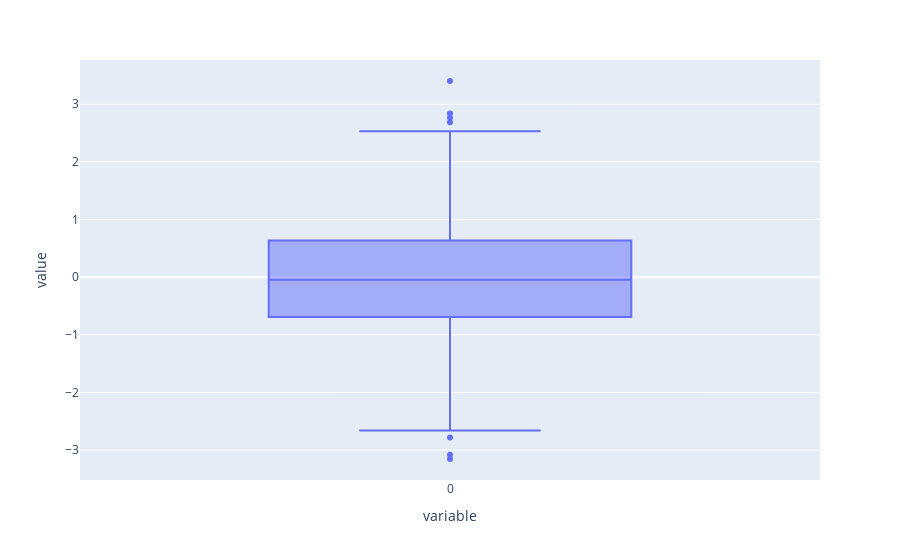

Here is the notebook cell this chart was saved with:
### Code cell
px.box(x)

### Figure 1 — Plotly figure (JSON) as saved in the notebook; plotly's stock layout.template omitted (floating-point values rounded to 4 significant figures; data arrays with more than 128 entries replaced by an {"elided": "..."} marker saying what was removed)
{"data": [{"alignmentgroup": "True", "hovertemplate": "variable=%{x}<br>value=%{y}<extra></extra>", "legendgroup": "", "marker": {"color": "#636efa"}, "name": "", "notched": false, "offsetgroup": "", "orientation": "v", "showlegend": false, "type": "box", "x": {"elided": "1000 str values"}, "x0": " ", "xaxis": "x", "y": {"elided": "1000 float values"}, "y0": " ", "yaxis": "y"}], "layout": {"boxmode": "group", "legend": {"tracegroupgap": 0}, "margin": {"t": 60}, "xaxis": {"anchor": "y", "domain": [0, 1], "title": {"text": "variable"}}, "yaxis": {"anchor": "x", "domain": [0, 1], "title": {"text": "value"}}}}
